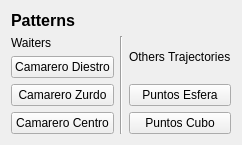
           <widget class="QWidget" name="Pagina_Patterns">
            <attribute name="title">
             <string>Trajectories</string>
            </attribute>
            <layout class="QGridLayout" name="gridLayout_3">
             <item row="0" column="0">
              <layout class="QVBoxLayout" name="patterns_Layout1">
               <item>
                <widget class="QLabel" name="label18">
                 <property name="font">
                  <font>
                   <pointsize>12</pointsize>
                   <weight>75</weight>
                   <bold>true</bold>
                  </font>
                 </property>
                 <property name="text">
                  <string>Patterns</string>
                 </property>
                </widget>
               </item>
               <item>
                <layout class="QHBoxLayout" name="patterns_Layout2">
                 <item>
                  <layout class="QVBoxLayout" name="patterns_Layout3">
                   <item>
                    <widget class="QLabel" name="label16">
                     <property name="text">
                      <string>Waiters</string>
                     </property>
                    </widget>
                   </item>
                   <item>
                    <widget class="QPushButton" name="camareroDiestroButton">
                     <property name="text">
                      <string>Camarero Diestro</string>
                     </property>
                    </widget>
                   </item>
                   <item>
                    <widget class="QPushButton" name="camareroZurdoButton">
                     <property name="text">
                      <string>Camarero Zurdo</string>
                     </property>
                    </widget>
                   </item>
                   <item>
                    <widget class="QPushButton" name="camareroCentroButton">
                     <property name="text">
                      <string>Camarero Centro</string>
                     </property>
                    </widget>
                   </item>
                  </layout>
                 </item>
                 <item>
                  <widget class="Line" name="line3">
                   <property name="orientation">
                    <enum>Qt::Vertical</enum>
                   </property>
                  </widget>
                 </item>
                 <item>
                  <layout class="QVBoxLayout" name="patterns_Layout4">
                   <item>
                    <widget class="QLabel" name="label17">
                     <property name="text">
                      <string>Others Trajectories</string>
                     </property>
                    </widget>
                   </item>
                   <item>
                    <widget class="QPushButton" name="esfera">
                     <property name="text">
                      <string>Puntos Esfera</string>
                     </property>
                    </widget>
                   </item>
                   <item>
                    <widget class="QPushButton" name="cubo">
                     <property name="text">
                      <string>Puntos Cubo</string>
                     </property>
                    </widget>
                   </item>
                  </layout>
                 </item>
                </layout>
               </item>
              </layout>
             </item>
            </layout>
           </widget>
